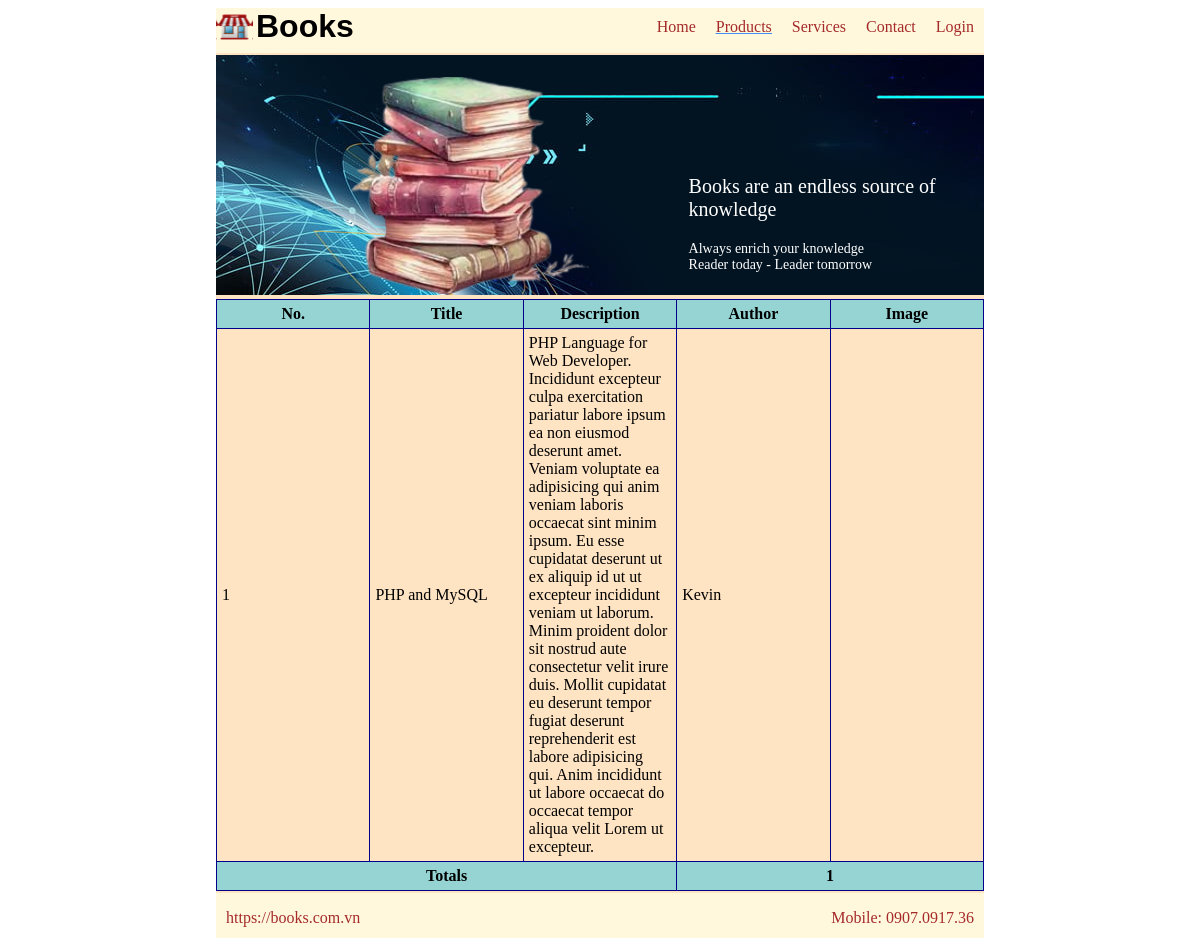
The page / on the database its author committed.
### tables this page shows
CREATE TABLE IF NOT EXISTS `books` (
  `id` int(11) NOT NULL AUTO_INCREMENT,
  `title` varchar(256) NOT NULL,
  `description` varchar(3000) NOT NULL,
  `author` varchar(256) NOT NULL,
  `imagefile` varchar(256) NOT NULL,
  PRIMARY KEY (`id`)
);

### inc/init.php (called while the page is built, shortened)
<?php
spl_autoload_register(
  function ($className) {
    $fileName = strtolower($className) . ".php";
    $dirRoot = dirname(__DIR__);
  }
);

### classes/auth.php (called while the page is built, shortened)
<?php
  require "inc/init.php";
  class Auth {
    public static function isLoggedIn() : bool {
      return isset($_SESSION['logged_in']) && $_SESSION['logged_in'];
    }
  }
?>

### classes/book.php (called while the page is built, shortened)
<?php
class Book
{
  public static function getAllBooks($conn)
  {
    try {
      $sql = "select * from books";
      $stmt = $conn->prepare($sql);
      $stmt->setFetchMode(PDO::FETCH_OBJ);
      if ($stmt->execute()) {
        $books = $stmt->fetchAll();
        return $books;
      }
    } catch (PDOException $e) {
      echo $e->getMessage();
      return null;
    }
  }
}

### index.php (the view)
<?php
require "inc/init.php";
$conn = require('inc/db.php');
$books = Book::getAllBooks($conn);
require "inc/header.php";
?>
<div class="content">
  <table>
    <thead>
      <tr>
        <th>No.</th>
        <th>Title</th>
        <th>Description</th>
        <th>Author</th>
        <th>Image</th>
      </tr>
    </thead>
    <tbody>
      <?php static $i = 1; ?>
      <?php foreach ($books as $book) : ?>
        <tr>
          <td><?php echo $i++ ?></td>
          <td><?php echo $book->title ?></td>
          <td><?php echo $book->description ?></td>
          <td><?php echo $book->author ?></td>
          <td><?php echo $book->imagefile ?></td>
        </tr>
      <?php endforeach; ?>
    </tbody>
    <tfoot>
      <tr>
        <th colspan="3">Totals</th>
        <th colspan="2"><?php echo count($books) ?></th>
      </tr>
    </tfoot>
  </table>
</div>
<?php require "inc/footer.php"; ?>

### inc/header.php (shortened to what this page needs)
<!DOCTYPE html>
<html>
<head>
    <link rel="stylesheet" href="css/style.css" />
    <link rel="stylesheet" href="css/style_form.css" />
</head>
<body>
    <div class="page">
        <div class="header">
            <div class="multi-columns">
                <div class="left col-2">
                    <div class="brand">
                        <i class="icon"></i>
                        <h1 class="name">Books</h1>
                    </div>
                </div>
                <div class="right col-6">
                    <ul class="main-nav">
                        <li class="item"><a href="index.php" class="text">Home</a></li>
                        <li class="item active"><a href="products.php" class="text">Products</a></li>
                        <li class="item"><a href="services.php" class="text">Services</a></li>
                        <li class="item"><a href="contact.php" class="text">Contact</a></li>
                        <?php if (Auth::isLoggedIn()) : ?>
                            <li class="item"><a href="adduser.php" class="text">Add User</a></li>
                            <li class="item"><a href="addbook.php" class="text">Add Book</a></li>
                            <li class="item"><a href="logout.php" class="text">Logout</a></li>
                        <?php else : ?>
                            <li class="item"><a href="login.php" class="text">Login</a></li>
                        <?php endif; ?>
                    </ul>
                </div>
            </div>
        </div>
        <div class="content">
            <div class="promotions">
                <div class="item">
                    <img class="photo" src="../images/books.png" />
                    <div class="summary">
                        <h3 class="title">Books are an endless source of knowledge</h3>
                        <p class="desc">Always enrich your knowledge <br /> Reader today - Leader tomorrow</p>
                    </div>
                </div>
            </div>
        </div>

### inc/footer.php
<div class="footer">
            <div class="multi-columns">
                <div class="left col-5">
                    <p class="desc">https://books.com.vn</p>
                </div>
                <div class="right col-5">
                    <p class="desc">Mobile: 0907.0917.36</p>
                </div>
            </div>
        </div>
    </div>
</body>
</html>

### css/style.css (style rules this page uses)
ul { margin:0px; padding:0px; }
.page { margin: 0px auto; width:768px; }
.page .header { height: 45px; background-color:cornsilk; }
.page .content { background-color: bisque; padding-top: 2px; padding-bottom: 2px; }
.page .footer { height: 45px; bottom: 0px; background-color: cornsilk; }
.multi-columns { display: flex; flex-grow:row; justify-content: flex-start; }
.multi-columns .left { display: flex; flex-grow:row; justify-content: flex-start; }
.multi-columns .left .desc { color:brown; padding-left: 10px; font-size: 16px; }
.multi-columns .right { display: flex; flex-grow:row; justify-content: flex-end; }
.multi-columns .right .desc { color:brown; padding-right: 10px; font-size: 16px; }
.col-2 { width:calc(100%*2/8); }
.col-5 { width:calc(100%*5/8); }
.col-6 { width:calc(100%*6/8); }
.brand { width: 150px; position: relative; }
.brand > .icon { background-image: url(../images/logo.png); width:37px; height: 36px; background-position: 50% 50%; top: 1px; position: absolute; display: inline-block; }
.brand > .name { margin-left: 40px; display: inline; font-size: 32px; font-family: Arial, Helvetica, sans-serif; }
.main-nav { display: flex; flex-grow: row; }
.main-nav .item { list-style:none; padding: 10px; }
.main-nav .item .text { text-decoration: none; color:brown; font-size: 16px; }
.main-nav .item.active { text-decoration: underline; text-decoration-color: #438CF2; }
.main-nav .item.active .text { text-decoration: underline; text-decoration-color: #438CF2; }
.promotions { width: 100%; height: 240px; position: relative; background-image: url(../images/bg_01.jpg); }
.promotions .item { width: 100%; height: 100%; display: flex; flex-direction: row; }
.promotions .item .photo { margin-left: 135px; margin-top:22px; max-width: 270px; max-height: 320px; }
.promotions .item .summary { flex: 1; margin-top: 100px; margin-left: 100px; }
.promotions .item .summary .title { color: white; font-size: 20px; font-weight: normal; }
.promotions .item .summary .desc { margin: 10px 0px; color: white; font-size: 14px; }
table, th, td { table-layout:fixed; width: 100%; border: 1px solid black; border-collapse: collapse; border-color:darkblue; padding: 5px; }
th { background-color: #96D4D4; }

### css/style_form.css (style rules this page uses)
* { box-sizing: border-box; }

### rows shown on the page
books: title "PHP and MySQL", description "PHP Language for Web Developer. Incididunt excepteur culpa exercitation pariatur labore ipsum ea non eiusmod deserunt amet. Veniam voluptate ea adipisicing qui anim veniam laboris occaecat sint minim ipsum. Eu esse cupidatat deserunt ut ex aliquip id ut ut excepteur incididunt veniam ut laborum. Minim proident dolor sit nostrud aute consectetur velit irure duis. Mollit cupidatat eu deserunt tempor fugiat deserunt reprehenderit est labore adipisicing qui. Anim incididunt ut labore occaecat do occaecat tempor aliqua velit Lorem ut excepteur.", author "Kevin"

### other values the page prints
count($books) "1"
